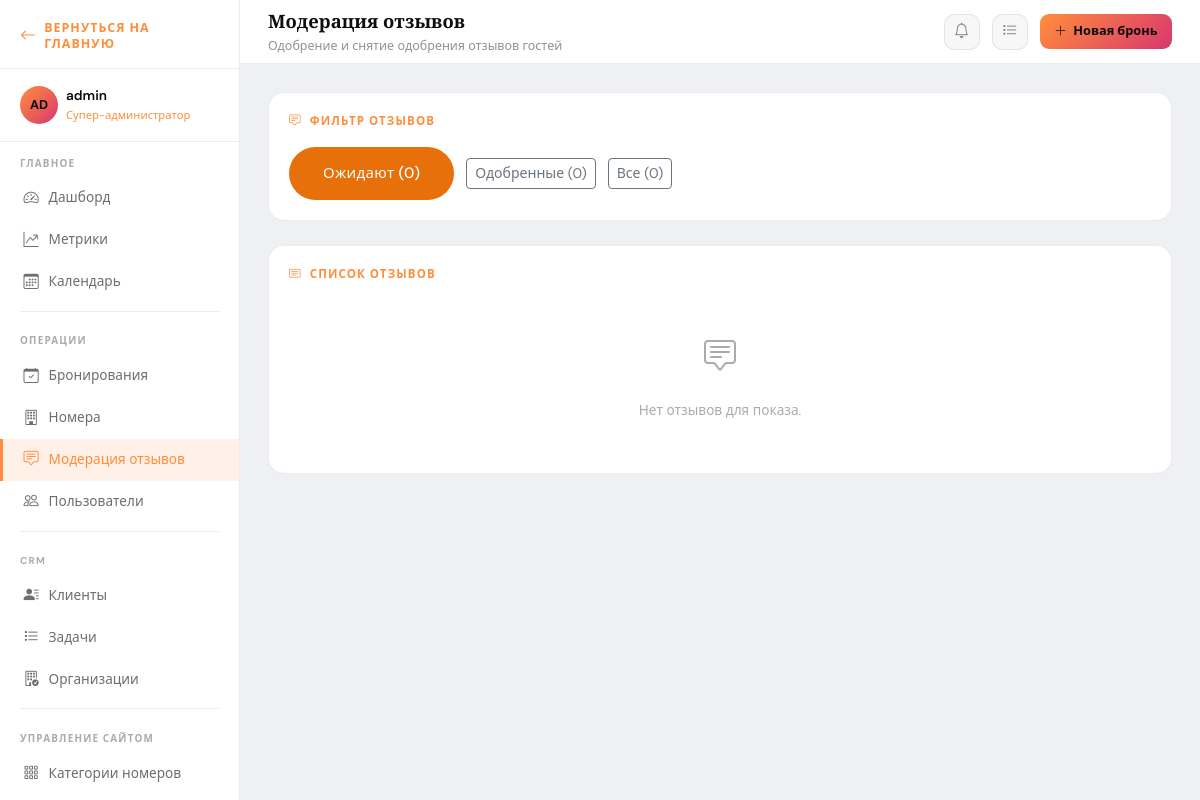
Screenshot of /dashboard/reviews/ (signed in) with the database file from the repository.
### apps/accounts/models.py (models this page shows, shortened)
class User(AbstractUser, TimeStampedModel):
    username = None
    email = models.EmailField(_("email"), unique=True)
    role = models.CharField(
        _("роль"),
        max_length=20,
        choices=UserRole.choices,
        default=UserRole.USER,
        db_index=True,
    )
    phone = models.CharField(
        _("телефон"), max_length=20, blank=True, validators=[phone_validator]
    )
    patronymic = models.CharField(_("отчество"), max_length=150, blank=True)
    date_of_birth = models.DateField(_("дата рождения"), null=True, blank=True)
    avatar = models.ImageField(
        _("аватар"), upload_to="avatars/%Y/%m/", null=True, blank=True
    )
    preferred_language = models.CharField(
        _("язык интерфейса"), max_length=10, default="ru", blank=True,
        choices=[("ru", "Русский"), ("en", "English")],
    )
    marketing_consent    = models.BooleanField(_("согласие на рассылку"), default=False)
    email_notifications  = models.BooleanField(_("email-уведомления"),    default=True)
    USERNAME_FIELD  = "email"
    REQUIRED_FIELDS = []
    objects = UserManager()
    class Meta:
        verbose_name         = _("пользоваостиница")
        verbose_name_plural  = _("пользователи")
        ordering             = ["-created_at"]
        indexes = [
            models.Index(fields=["role", "is_active"]),
        ]
    @property
    def is_plain_user(self) -> bool:
        return self.role == UserRole.USER and not self.is_superuser
    @property
    def is_receptionist(self) -> bool:
        return self.has_role(UserRole.RECEPTIONIST)
    @property
    def is_manager(self) -> bool:
        return self.has_role(UserRole.MANAGER)
    @property
    def is_admin(self) -> bool:
        return self.has_role(UserRole.ADMIN)
    @property
    def is_super_admin(self) -> bool:
        return self.is_superuser or self.role == UserRole.SUPER_ADMIN
    def has_role(self, minimum_role: str) -> bool:
        if self.is_superuser:
            return True
        return role_gte(self.role, minimum_role)
    def get_short_name(self) -> str:
        return self.first_name or self.email.split("@")[0]
    def get_initials(self) -> str:
        parts = [self.first_name[:1], self.last_name[:1]]
        return "".join(p for p in parts if p).upper() or self.email[:2].upper()
    @property
    def push_notifications_unread_count(self) -> int:
        return self.push_notifications.filter(is_read=False).count()

### apps/dashboard/views.py (the view, shortened to what this page needs)
# urls.py: path("reviews/",                            views.ReviewModerationView.as_view(), name="reviews"),
class ReviewModerationView(ReceptionistRequiredMixin, TemplateView):
    template_name = "dashboard/reviews.html"
    def get_context_data(self, **kwargs):
        ctx = super().get_context_data(**kwargs)
        from apps.reviews.models import Review, ReviewStatus
        status = self.request.GET.get("status", "pending")
        reviews = Review.objects.select_related("author", "room_category", "moderated_by")
        if status == "approved":
            reviews = reviews.filter(status=ReviewStatus.APPROVED)
        elif status == "all":
            reviews = reviews.order_by("-created_at")
        else:
            reviews = reviews.filter(status=ReviewStatus.PENDING)
        ctx.update({
            "reviews": reviews.order_by("-created_at"),
            "review_status": status,
            "review_counts": {
                "pending": Review.objects.filter(status=ReviewStatus.PENDING).count(),
                "approved": Review.objects.filter(status=ReviewStatus.APPROVED).count(),
                "all": Review.objects.count(),
            },
        })
        return ctx

### templates/dashboard/reviews.html
{% extends "dashboard/base_dashboard.html" %}
{% load static %}
{% block dashboard_title %}Модерация отзывов{% endblock %}
{% block dashboard_subtitle %}Одобрение и снятие одобрения отзывов гостей{% endblock %}
{% block dashboard_content %}
<div class="dash-card mb-4">
  <div class="dash-card-header">
    <div class="dash-card-title"><i class="bi bi-chat-square-text"></i> Фильтр отзывов</div>
  </div>
  <div style="display:flex;flex-wrap:wrap;gap:.75rem;align-items:center">
    <a href="{% url 'dashboard:reviews' %}?status=pending"
       class="btn btn-sm {% if review_status != 'approved' and review_status != 'all' %}btn-primary{% else %}btn-outline-secondary{% endif %}">
      Ожидают ({% if review_counts %}{{ review_counts.pending }}{% else %}0{% endif %})
    </a>
    <a href="{% url 'dashboard:reviews' %}?status=approved"
       class="btn btn-sm {% if review_status == 'approved' %}btn-primary{% else %}btn-outline-secondary{% endif %}">
      Одобренные ({% if review_counts %}{{ review_counts.approved }}{% else %}0{% endif %})
    </a>
    <a href="{% url 'dashboard:reviews' %}?status=all"
       class="btn btn-sm {% if review_status == 'all' %}btn-primary{% else %}btn-outline-secondary{% endif %}">
      Все ({% if review_counts %}{{ review_counts.all }}{% else %}0{% endif %})
    </a>
  </div>
</div>
<div class="dash-card">
  <div class="dash-card-header">
    <div class="dash-card-title"><i class="bi bi-card-text"></i> Список отзывов</div>
  </div>
  {% if reviews %}
  <div class="table-responsive">
    <table class="table table-borderless align-middle mb-0">
      <thead>
        <tr>
          <th>Гость</th>
          <th>Отзыв</th>
          <th>Статус</th>
          <th class="text-end">Действия</th>
        </tr>
      </thead>
      <tbody>
        {% for review in reviews %}
        <tr>
          <td style="min-width:180px;">
            <div style="font-weight:700;color:#0d0d0d;">{{ review.guest_name|default:"Гость" }}</div>
            <div style="font-size:.82rem;color:rgba(13,13,13,.6);">
              {% if review.room_category %}{{ review.room_category.name }}{% else %}Общий отзыв о гостинице{% endif %}
            </div>
            {% if review.author %}
            <div style="font-size:.78rem;color:rgba(13,13,13,.45);">{{ review.author.email }}</div>
            {% endif %}
            <div style="font-size:.78rem;color:rgba(13,13,13,.45);margin-top:.25rem">{{ review.created_at|date:"d.m.Y H:i" }}</div>
          </td>
          <td>
            <div style="font-weight:600;color:#0d0d0d;margin-bottom:.35rem">{{ review.title|default:"Без заголовка" }}</div>
            <div style="font-size:.9rem;color:rgba(13,13,13,.75);line-height:1.5;white-space:pre-wrap">{{ review.text }}</div>
            <div style="margin-top:.75rem;font-size:.85rem;color:rgba(13,13,13,.55);">
              Рейтинг: {{ review.overall_rating }} / 5
              {% if review.is_approved %}· Одобрено {{ review.moderated_at|date:"d.m.Y" }}{% endif %}
            </div>
          </td>
          <td>
            {% if review.is_approved %}
            <span class="badge bg-success">Одобрен</span>
            {% else %}
            <span class="badge bg-warning text-dark">Ожидает</span>
            {% endif %}
          </td>
          <td class="text-end">
            <form method="post" style="display:inline-block;">
              {% csrf_token %}
              <input type="hidden" name="action" value="{% if review.is_approved %}unapprove{% else %}approve{% endif %}">
              <input type="hidden" name="pk" value="{{ review.pk }}">
              <button type="submit" class="btn btn-sm {% if review.is_approved %}btn-outline-secondary{% else %}btn-success{% endif %}">
                {% if review.is_approved %}Снять{% else %}Одобрить{% endif %}
              </button>
            </form>
          </td>
        </tr>
        {% endfor %}
      </tbody>
    </table>
  </div>
  {% else %}
  <div class="dash-empty" style="padding:2rem;text-align:center">
    <i class="bi bi-chat-square-text" style="font-size:2rem;margin-bottom:1rem;display:block;color:rgba(13,13,13,.35)"></i>
    Нет отзывов для показа.
  </div>
  {% endif %}
</div>
{% endblock %}

### templates/dashboard/base_dashboard.html (shortened to what this page needs)
{% extends "base.html" %}
{% load static %}
{% block body_class %}dash-app{% endblock %}
{% block content %}
<div class="dash-layout">
  <aside class="dash-sidebar" id="dashSidebar">
    <div class="sidebar-brand">
      <a href="{% url 'hotel:index' %}" class="sidebar-brand-home" aria-label="Вернуться на главную">
        <i class="bi bi-arrow-left" aria-hidden="true"></i>
        <span>Вернуться на главную</span>
      </a>
    </div>
    <div class="sidebar-user">
      <div class="d-flex align-items-center gap-2">
        <div class="sidebar-user-avatar">
          {% if request.user.avatar %}
            <img src="{{ request.user.avatar.url }}" alt="" />
          {% else %}
            {{ request.user.get_initials }}
          {% endif %}
        </div>
        <div>
          <div class="sidebar-user-name">{{ request.user.get_short_name }}</div>
          <div class="sidebar-user-role">{{ request.user.get_role_display }}</div>
        </div>
      </div>
    </div>
    <ul class="sidebar-nav" style="flex:1;padding-bottom:1rem">
      <div class="sidebar-section-label">Главное</div>
      <li>
        <a href="{% url 'dashboard:index' %}"
           class="{% if request.resolver_match.url_name == 'index' and request.resolver_match.namespace == 'dashboard' %}active{% endif %}">
          <i class="bi bi-speedometer2"></i> Дашборд
        </a>
      </li>
      {% if request.user.is_manager or request.user.is_admin or request.user.is_super_admin or request.user.is_superuser %}
      <li>
        <a href="{% url 'dashboard:metrics' %}"
           class="{% if request.resolver_match.url_name == 'metrics' %}active{% endif %}">
          <i class="bi bi-graph-up-arrow"></i> Метрики
        </a>
      </li>
      {% endif %}
      <li>
        <a href="{% url 'dashboard:calendar' %}"
           class="{% if request.resolver_match.url_name == 'calendar' %}active{% endif %}">
          <i class="bi bi-calendar3"></i> Календарь
        </a>
      </li>
      <div class="sidebar-divider"></div>
      <div class="sidebar-section-label">Операции</div>
      <li>
        <a href="{% url 'bookings:staff_list' %}"
           class="{% if request.resolver_match.namespace == 'bookings' %}active{% endif %}">
          <i class="bi bi-calendar-check"></i> Бронирования
        </a>
      </li>
      <li>
        <a href="{% url 'dashboard:rooms' %}"
           class="{% if request.resolver_match.url_name == 'rooms' %}active{% endif %}">
          <i class="bi bi-building"></i> Номера
        </a>
      </li>
      {% if request.user.is_receptionist %}
      <li>
        <a href="{% url 'dashboard:reviews' %}"
           class="{% if request.resolver_match.url_name == 'reviews' %}active{% endif %}">
          <i class="bi bi-chat-square-text"></i> Модерация отзывов
        </a>
      </li>
      {% endif %}
      <li>
        <a href="{% url 'accounts:user_list' %}"
           class="{% if request.resolver_match.namespace == 'accounts' and 'user' in request.resolver_match.url_name %}active{% endif %}">
          <i class="bi bi-people"></i> Пользователи
        </a>
      </li>
      <div class="sidebar-divider"></div>
      <div class="sidebar-section-label">CRM</div>
      <li>
        <a href="{% url 'crm:client_list' %}"
           class="{% if request.resolver_match.namespace == 'crm' and 'client' in request.resolver_match.url_name %}active{% endif %}">
          <i class="bi bi-person-lines-fill"></i> Клиенты
        </a>
      </li>
      <li>
        <a href="{% url 'crm:task_list' %}"
           class="{% if request.resolver_match.url_name == 'task_list' %}active{% endif %}">
          <i class="bi bi-list-task"></i> Задачи
        </a>
      </li>
      <li>
        <a href="{% url 'crm:organization_list' %}"
           class="{% if request.resolver_match.url_name == 'organization_list' %}active{% endif %}">
          <i class="bi bi-building-check"></i> Организации
        </a>
      </li>
      <div class="sidebar-divider"></div>
      <div class="sidebar-section-label">Управление сайтом</div>
      <li>
        <a href="{% url 'hotel:staff_category_list' %}"
           class="{% if request.resolver_match.namespace == 'hotel' and 'category' in request.resolver_match.url_name %}active{% endif %}">
          <i class="bi bi-grid-3x3-gap"></i> Категории номеров
        </a>
      </li>
      <li>
        <a href="{% url 'hotel:staff_room_list' %}"
           class="{% if request.resolver_match.namespace == 'hotel' and 'room' in request.resolver_match.url_name and 'category' not in request.resolver_match.url_name %}active{% endif %}">
        </a>
      </li>
    </ul>
  </aside>
  <div class="dash-main">
    <div class="dash-topbar">
      <div class="dash-topbar-info">
        <div class="dash-topbar-title">{% block dashboard_title %}Панель управления{% endblock %}</div>
        <div class="dash-topbar-subtitle">{% block dashboard_subtitle %}{% endblock %}</div>
      </div>
      <div class="dash-topbar-actions">
        {% with unread_count=request.user.push_notifications_unread_count %}
        <div class="notif-wrap">
          <button type="button" class="topbar-icon-btn notif-toggle-btn" id="notifToggleBtn"
                  onclick="toggleNotifPanel(event)" aria-label="Уведомления" aria-expanded="false">
            <i class="bi bi-bell"></i>
          </button>
        </div>
        {% endwith %}
        <a href="{% url 'crm:task_list' %}" class="topbar-icon-btn" title="Задачи">
          <i class="bi bi-list-task"></i>
        </a>
        <a href="{% url 'bookings:staff_create' %}" class="topbar-new-booking" title="Новая бронь">
          <i class="bi bi-plus-lg"></i>
          <span>Новая бронь</span>
        </a>
      </div>
    </div>
    <div class="dash-content">
      {% block dashboard_content %}{% endblock %}
    </div>
  </div>
</div>
{% endblock %}

### rows the page displays
User: user.get_initials "AD", user.get_short_name "admin", user.role "Супер-администратор"

### other values shown
{{ review_counts.pending }} "0"
{{ review_counts.approved }} "0"
{{ review_counts.all }} "0"
